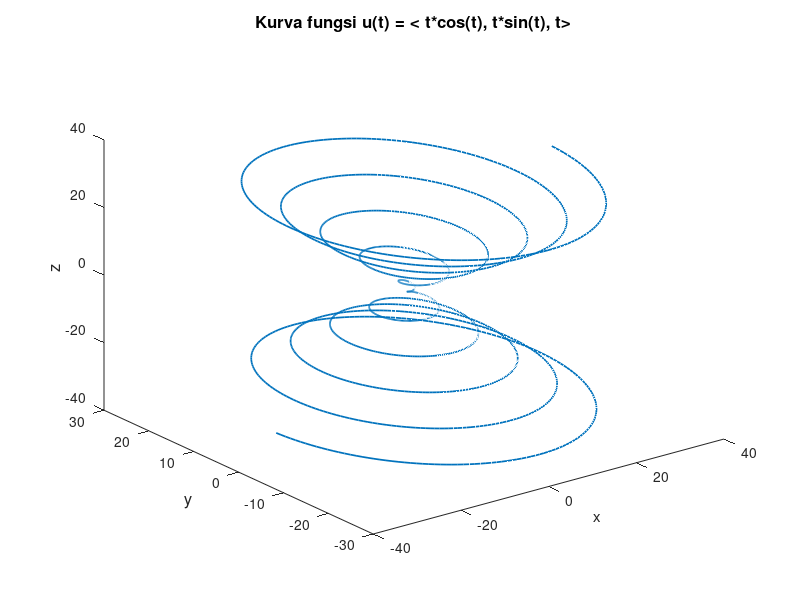

Recreate this plot in MATLAB.
t = -10 * pi: pi / 100: 10 * pi;
x = t.*cos(t);
y = t.*sin(t);
h = plot3(x, y, t);

set(h, 'LineWidth', 1.25);
title('Kurva fungsi u(t) = < t*cos(t), t*sin(t), t>');
h = get(gca, 'Title');
set(h, 'Fontsize', 12);
xlabel('x');
h = get(gca, 'xlabel');

ylabel('y');
h = get(gca, 'ylabel');
set(h, 'Fontsize', 12);
zlabel('z');
h = get(gca, 'zlabel');
set(h, 'Fontsize', 12);
